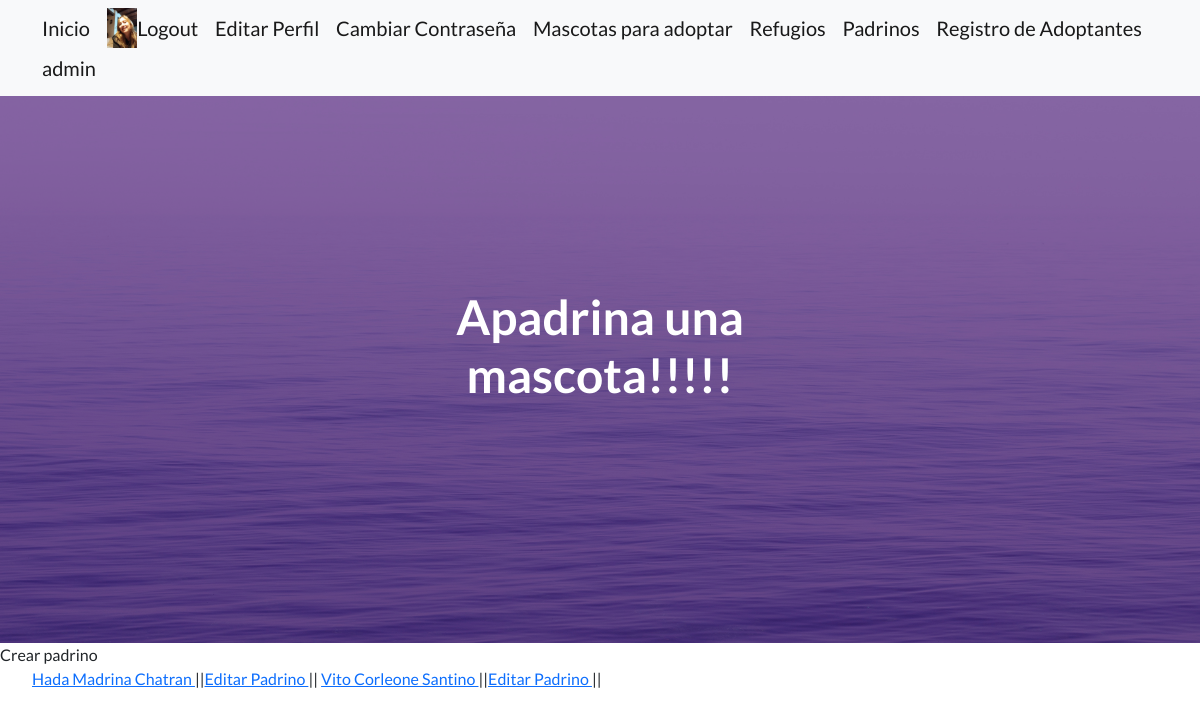
Screenshot of /padrino/ (signed in) with the database file from the repository.
### DogsApp/models.py (models this page shows, shortened)
class Avatar(models.Model):
    user = models.OneToOneField(User,on_delete=models.CASCADE)
    imagen = models.ImageField(upload_to="avatares", null=True, blank=True)

### NewApp/models.py (models this page shows)
class Padrino(models.Model):
    apodo =models.CharField(max_length=50)
    ahijado = models.CharField(max_length=50)
    descripcion = models.TextField()
    fecha_inicio = models.DateTimeField()
    def __str__(self) -> str:
        return f"{self.apodo} {self.ahijado}"

### NewApp/views.py (the view)
# urls.py: path("padrino/", views.PadrinoListView.as_view() ,name ="listar padrino"),
class PadrinoListView(ListView):
    model = Padrino
    template_name = "temp_NApp/listar_padrino.html"
    context_object_name = "listado_padrinos"

### NewApp/templates/temp_NApp/listar_padrino.html (shortened to what this page needs)
{% extends "padre/padre.html" %}
{% block main %}
<a class=navbar-brand href={% url "crear padrino" %}> Crear padrino </a>
    {% if listado_padrinos %}
    <ul>
        {% for padrino in listado_padrinos %}
        <a href={% url "detail padrino" padrino.id %}>{{padrino}} </a>||<a href={% url "update_padrino" padrino.id %}>Editar Padrino </a>||
        {% endfor %}
    {% else %}
    <p> No se encontraron padrinos|</p>
    {% endif %}
    {% endblock main %}
    {% block centro %}
    Apadrina una mascota!!!!! <Base></Base>
    {% endblock centro %}

### DogsApp/templates/padre/padre.html (shortened to what this page needs)
<!DOCTYPE html>
<html lang="en">
    {% load static  %}
    <head>
        <link href="https://cdn.jsdelivr.net/npm/bootstrap-icons@1.5.0/font/bootstrap-icons.css" rel="stylesheet" type="text/css" />
        <link href={% static "css/styles.css" %} rel="stylesheet" />
    </head>
    <body>
        <nav class="navbar navbar-light bg-light static-top">
            <div class="container">
                <a class="navbar-brand" href="/">Inicio</a>
                {% if request.user.is_authenticated %}
                {% if request.user.avatar.imagen %}
                <img src="{{request.user.avatar.imagen.url}}" alt ="" height="40px">
                {% endif %}
                <a class="navbar-brand" href='/logout/'>Logout</a>
                <a class="navbar-brand" href={% url "editar perfil"%}{{request.user.name}}>Editar Perfil</a>
                <a class="navbar-brand" href='/cambiar_password/'>Cambiar Contraseña</a>
                {% else %}
                <a class="navbar-brand" href='/registro/'>Registrarse</a>
                <a class="navbar-brand" href="{% url 'login' %}">Login</a>
                {% endif %}
                <a class="navbar-brand" href='/mascotas/'>Mascotas para adoptar</a>
                <a class="navbar-brand" href='/refugio/'>Refugios</a>
                <a class="navbar-brand" href='/padrino/'>Padrinos</a>
                <a class="navbar-brand" href='/adoptante/'>Registro de Adoptantes</a>
                <a class="navbar-brand" href="/admin/">admin</a>
            </div>
        </nav>
        <header class="masthead">
            <div class="container position-relative">
                <div class="row justify-content-center">
                    <div class="col-xl-6">
                        <div class="text-center text-white">
                            <h1 class="mb-5">
                                {% block centro %}{% endblock centro %}
                            </h1>
                        </div>
                    </div>
                </div>
            </div>
        </header>
        <main>
            {% block main %}
            {% endblock main %}</h1>
    </body>
</html>

### rows the page displays
Padrino: apodo+ahijado "Hada Madrina Chatran"
Padrino: apodo+ahijado "Vito Corleone Santino"
